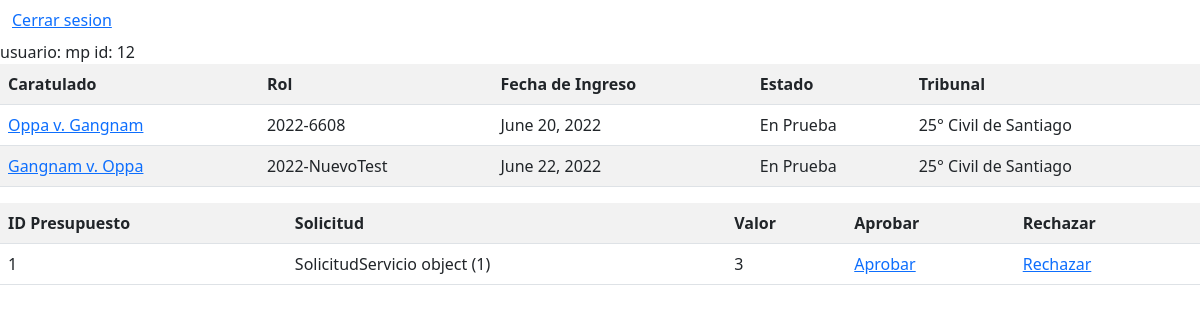
The app's page /panel (signed in) with its own data.
### core/models.py (models this page shows, shortened)
class Causa(models.Model):
    caratulado = models.CharField(max_length=200, verbose_name="Caratulado de la causa")
    rol = models.CharField(max_length=100, verbose_name="Rol de la causa")
    fecha_ingreso = models.DateField()
    estado = models.CharField(max_length=100, verbose_name="Estado de la causa")
    abogados = models.ManyToManyField(Abogado)
    tribunal = models.ForeignKey(Tribunal, on_delete=models.CASCADE)
    contrato = models.ForeignKey(Contrato, on_delete=models.CASCADE, null=True)
    clientes = models.ManyToManyField(Cliente)

class Tribunal(models.Model):
    nombre = models.CharField(max_length=150, verbose_name="Nombre del tribunal")
    corte = models.ForeignKey(Corte, on_delete=models.CASCADE)
    def __str__(self):
        return self.nombre

class Presupuesto(models.Model):
    solicitud = models.ForeignKey(SolicitudServicio, on_delete=models.CASCADE)
    estado = models.ForeignKey(EstadoPresupuesto, on_delete=models.CASCADE, default=2)
    valor = models.IntegerField()

class SolicitudServicio(models.Model):
    solicitante = models.ForeignKey(User, on_delete=models.CASCADE)
    resumen_solicitud = models.CharField(max_length=200, verbose_name="Resumen de la solicitud, maximo 200 caracteres")
    solicitud = models.TextField(verbose_name="Describa con mayor detalle la solicitud")
    fecha_solicitud = models.DateField(auto_now=True, editable=False)

### core/views.py (the view, shortened to what this page needs)
# urls.py: path('panel', views.panel_control, name='panel'),
def panel_control(request):
    usuario_actual = request.user.id
    if request.user.cliente.is_abogado:
        causas = Causa.objects.all()
        presupuestos = Presupuesto.objects.all()
        datos = {
        'causas' : causas,
        'usuario': usuario_actual,
        'presupuestos' : presupuestos
    }
    return render(request, 'panel_cliente.html', datos)

### core/templates/panel_cliente.html (shortened to what this page needs)
{% load static %}
<!DOCTYPE html>
<html>
<head>
    <link href="{% static 'css/bootstrap.css' %}" rel="stylesheet" />
</head>
<body>
    <nav class="navbar">
        <div class="container-fluid">
            <ul class="navbar-nav">
                {% if user.is_authenticated %}
                <li class="nav-item">
                    <a href="{% url 'logout' %}">Cerrar sesion</a>
                </li>
                {% endif %}
            </ul>
        </div>
    </nav>
    usuario: {{user}}
    id: {{usuario}}
    <table class="table table-striped">
        <tr>
            <th>Caratulado</th>
            <th>Rol</th>
            <th>Fecha de Ingreso</th>
            <th>Estado</th>
            <th>Tribunal</th>
        </tr>
        {% for c in causas %}
        <tr>
            <td><a href="{% url 'causa' c.id %}">{{c.caratulado}}</a></td>
            <td>{{c.rol}}</td>
            <td>{{c.fecha_ingreso}}</td>
            <td>{{c.estado}}</td>
            <td>{{c.tribunal}}</td>
        </tr>
        {% endfor %}
    </table>
    {% if presupuestos %}
    <table class="table table-striped">
        <tr>
            <th>ID Presupuesto</th>
            <th>Solicitud</th>
            <th>Valor</th>
            <th>Aprobar</th>
            <th>Rechazar</th>
        </tr>
        {% for pr in presupuestos%}
        <tr>
            <td>{{pr.id}}</td>
            <td>{{pr.solicitud}}</td>
            <td>{{pr.valor}}</td>
            <td><a href="{% url 'aceptar_presupuesto' pr.id %}">Aprobar</a></td>
            <td><a href="{% url 'rechazar_presupuesto' pr.id %}">Rechazar</a></td>
        </tr>
        {% endfor %}
    </table>
    {% endif %}
</body>
</html>

### records on screen
Causa: caratulado "Oppa v. Gangnam", rol "2022-6608", fecha_ingreso "June 20, 2022", estado "En Prueba", tribunal "25° Civil de Santiago"
Causa: caratulado "Gangnam v. Oppa", rol "2022-NuevoTest", fecha_ingreso "June 22, 2022", estado "En Prueba", tribunal "25° Civil de Santiago"
Presupuesto: id "1", solicitud "SolicitudServicio object (1)", valor "3"

### other values on screen
{{ user }} "mp"
{{ usuario }} "12"
